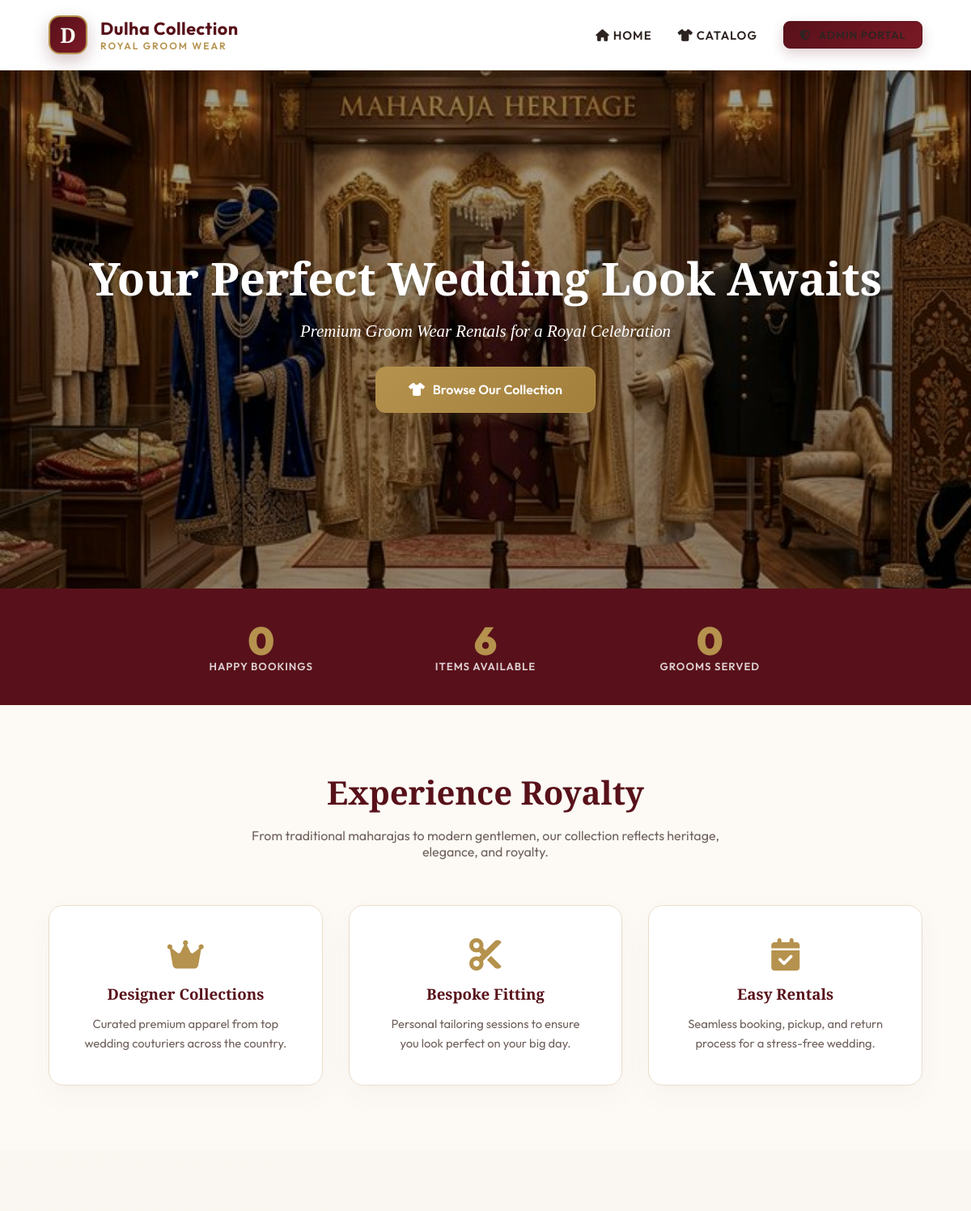
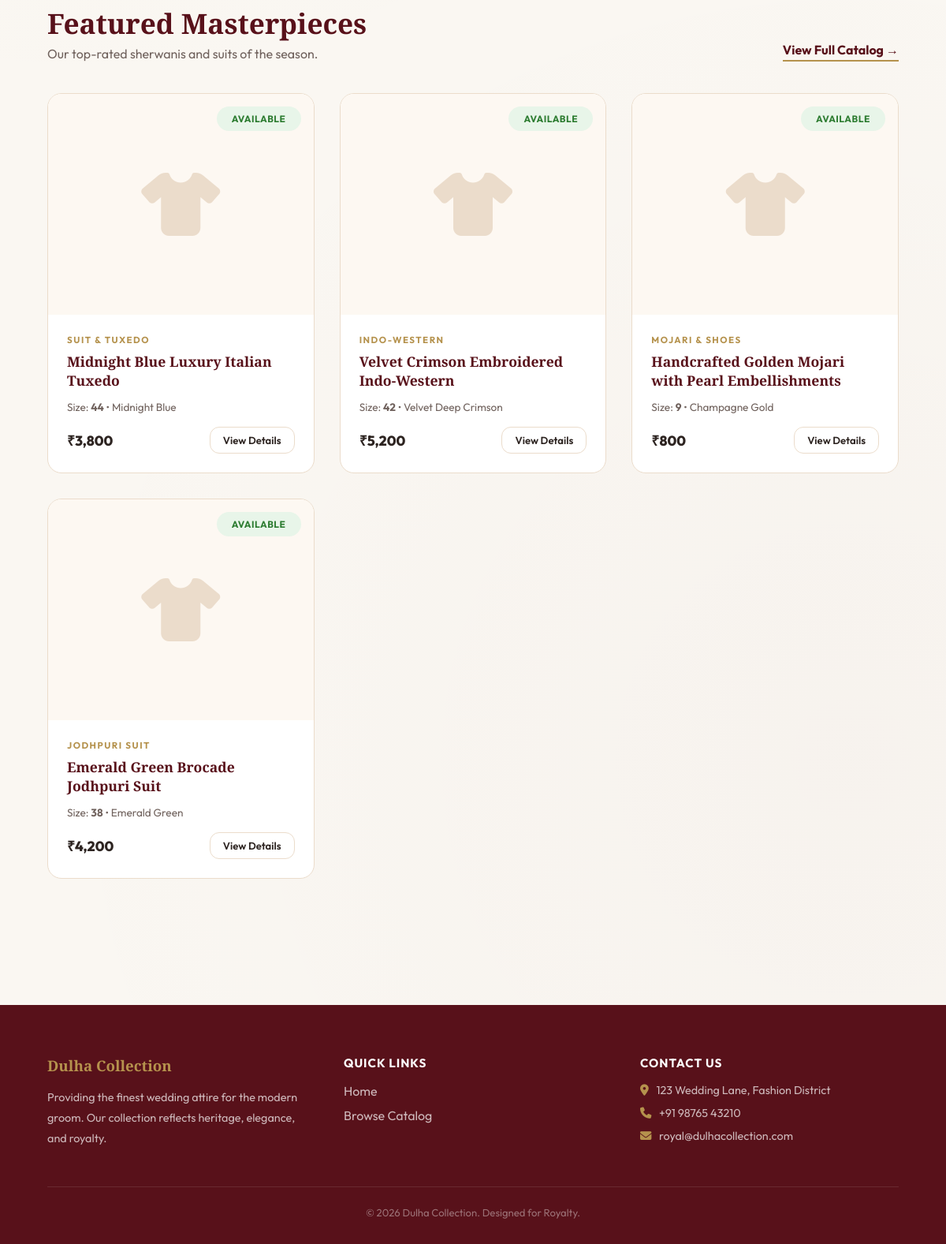
The page / on the database its author committed (2 pictures, top to bottom).
### tables this page shows
CREATE TABLE IF NOT EXISTS products (
    id INT AUTO_INCREMENT PRIMARY KEY,
    name VARCHAR(255) NOT NULL,
    category ENUM('Sherwani', 'Indo-Western', 'Suit & Tuxedo', 'Jodhpuri Suit', 'Kurta Pajama', 'Safa & Turban', 'Mojari & Shoes', 'Accessories') NOT NULL,
    size VARCHAR(20) NOT NULL,
    color VARCHAR(100) NOT NULL,
    rental_price DECIMAL(10,2) NOT NULL,
    security_deposit DECIMAL(10,2) NOT NULL,
    status ENUM('Available', 'Rented', 'Maintenance') DEFAULT 'Available',
    created_at TIMESTAMP DEFAULT CURRENT_TIMESTAMP
);

### includes/db.php (called while the page is built, shortened)
<?php
$script_name = $_SERVER['SCRIPT_NAME'];
$pos = strpos($script_name, '/dulha_collection');
$base_url = ($pos !== false) ? substr($script_name, 0, $pos) . '/dulha_collection' : '/dulha_collection';
?>

### index.php (the view)
<?php
require_once 'includes/user_header.php';
$total_bookings  = $conn->query("SELECT COUNT(*) as c FROM rentals WHERE status != 'Cancelled'")->fetch_assoc()['c'];
$avail_products  = $conn->query("SELECT COUNT(*) as c FROM products WHERE status = 'Available'")->fetch_assoc()['c'];
$total_customers = $conn->query("SELECT COUNT(*) as c FROM customers")->fetch_assoc()['c'];
?>
<section class="hero-section">
    <div class="hero-content">
        <h1 class="brand-heading">Your Perfect Wedding Look Awaits</h1>
        <p>Premium Groom Wear Rentals for a Royal Celebration</p>
        <a href="catalog.php" class="btn btn-gold" style="padding: 1.1rem 2.5rem; font-size: 1rem; color: white;">
            <i class="fa-solid fa-shirt"></i> Browse Our Collection
        </a>
    </div>
</section>
<section style="background: var(--accent-color); padding: 2.5rem 5%;">
    <div style="display: grid; grid-template-columns: repeat(3, 1fr); gap: 2rem; text-align: center; max-width: 800px; margin: 0 auto;">
        <div>
            <p style="font-size: 3rem; font-weight: 900; color: var(--gold-color); line-height: 1;"><?php echo $total_bookings; ?></p>
            <p style="color: rgba(255,255,255,0.8); font-weight: 600; text-transform: uppercase; letter-spacing: 1px; font-size: 0.82rem;">Happy Bookings</p>
        </div>
        <div>
            <p style="font-size: 3rem; font-weight: 900; color: var(--gold-color); line-height: 1;"><?php echo $avail_products; ?></p>
            <p style="color: rgba(255,255,255,0.8); font-weight: 600; text-transform: uppercase; letter-spacing: 1px; font-size: 0.82rem;">Items Available</p>
        </div>
        <div>
            <p style="font-size: 3rem; font-weight: 900; color: var(--gold-color); line-height: 1;"><?php echo $total_customers; ?></p>
            <p style="color: rgba(255,255,255,0.8); font-weight: 600; text-transform: uppercase; letter-spacing: 1px; font-size: 0.82rem;">Grooms Served</p>
        </div>
    </div>
</section>
<section style="padding: 5rem 5%; text-align: center; background: #fdfaf5;">
    <h2 class="brand-heading" style="font-size: 2.5rem; color: var(--accent-color); margin-bottom: 1rem;">Experience Royalty</h2>
    <p style="color: var(--text-secondary); font-size: 1rem; max-width: 600px; margin: 0 auto 3.5rem;">
        From traditional maharajas to modern gentlemen, our collection reflects heritage, elegance, and royalty.
    </p>
    <div style="display: grid; grid-template-columns: repeat(auto-fit, minmax(260px, 1fr)); gap: 2rem;">
        <div class="glass-panel" style="padding: 2.5rem; text-align: center;">
            <i class="fa-solid fa-crown" style="font-size: 2.5rem; color: var(--gold-color); margin-bottom: 1rem;"></i>
            <h3 style="margin-bottom: 0.8rem; color: var(--accent-color);">Designer Collections</h3>
            <p style="color: var(--text-secondary); font-size: 0.92rem; line-height: 1.6;">Curated premium apparel from top wedding couturiers across the country.</p>
        </div>
        <div class="glass-panel" style="padding: 2.5rem; text-align: center;">
            <i class="fa-solid fa-scissors" style="font-size: 2.5rem; color: var(--gold-color); margin-bottom: 1rem;"></i>
            <h3 style="margin-bottom: 0.8rem; color: var(--accent-color);">Bespoke Fitting</h3>
            <p style="color: var(--text-secondary); font-size: 0.92rem; line-height: 1.6;">Personal tailoring sessions to ensure you look perfect on your big day.</p>
        </div>
        <div class="glass-panel" style="padding: 2.5rem; text-align: center;">
            <i class="fa-solid fa-calendar-check" style="font-size: 2.5rem; color: var(--gold-color); margin-bottom: 1rem;"></i>
            <h3 style="margin-bottom: 0.8rem; color: var(--accent-color);">Easy Rentals</h3>
            <p style="color: var(--text-secondary); font-size: 0.92rem; line-height: 1.6;">Seamless booking, pickup, and return process for a stress-free wedding.</p>
        </div>
    </div>
</section>
<section style="padding: 5rem 5%;">
    <div style="display: flex; justify-content: space-between; align-items: flex-end; margin-bottom: 2.5rem; flex-wrap: wrap; gap: 1rem;">
        <div>
            <h2 class="brand-heading" style="font-size: 2.2rem; color: var(--accent-color); margin-bottom: 0.3rem;">Featured Masterpieces</h2>
            <p style="color: var(--text-secondary);">Our top-rated sherwanis and suits of the season.</p>
        </div>
        <a href="catalog.php" style="color: var(--accent-color); font-weight: 700; text-decoration: none; border-bottom: 2px solid var(--gold-color); padding-bottom: 3px;">View Full Catalog →</a>
    </div>
    <div class="product-grid">
        <?php
        $featured = $conn->query("SELECT * FROM products WHERE status = 'Available' ORDER BY RAND() LIMIT 4");
        if ($featured && $featured->num_rows > 0) {
            while($item = $featured->fetch_assoc()) { ?>
            <div class="product-card">
                <div class="product-img">
                    <i class="fa-solid fa-shirt"></i>
                    <span class="status-badge status-available" style="position:absolute;top:1rem;right:1rem;font-size:0.75rem;">Available</span>
                </div>
                <div class="product-info">
                    <span class="category-tag"><?php echo $item['category']; ?></span>
                    <h3 class="product-name"><?php echo htmlspecialchars($item['name']); ?></h3>
                    <div style="font-size:0.85rem;color:var(--text-secondary);margin-bottom:1rem;">
                        Size: <strong><?php echo $item['size']; ?></strong> &bull; <?php echo htmlspecialchars($item['color']); ?>
                    </div>
                    <div style="display:flex;justify-content:space-between;align-items:center;">
                        <span class="product-price">₹<?php echo number_format($item['rental_price'], 0); ?></span>
                        <a href="product-view.php?id=<?php echo $item['id']; ?>" class="btn btn-outline" style="padding:0.5rem 1rem;font-size:0.82rem;">View Details</a>
                    </div>
                </div>
            </div>
            <?php }
        } ?>
    </div>
</section>
<?php require_once 'includes/user_footer.php'; ?>

### includes/user_header.php (shortened to what this page needs)
<?php
require_once __DIR__ . '/db.php';
?>
<!DOCTYPE html>
<html lang="en">
<head>
    <link rel="stylesheet" href="https://cdnjs.cloudflare.com/ajax/libs/font-awesome/6.4.0/css/all.min.css">
    <link rel="stylesheet" href="<?php echo $base_url; ?>/assets/css/style.css">
</head>
<body>
    <header class="user-nav">
        <div class="logo-container" style="margin-bottom:0; border-bottom:none; padding-bottom:0;">
            <div class="logo-icon">D</div>
            <div class="logo-text">
                <span class="main-title">Dulha Collection</span>
                <span class="sub-title">Royal Groom Wear</span>
            </div>
        </div>
        <nav>
            <ul class="nav-links">
                <li><a href="<?php echo $base_url; ?>/index.php"><i class="fa-solid fa-house"></i> Home</a></li>
                <li><a href="<?php echo $base_url; ?>/catalog.php"><i class="fa-solid fa-shirt"></i> Catalog</a></li>
                <li><a href="<?php echo $base_url; ?>/admin/index.php" class="btn btn-primary" style="padding: 0.5rem 1.2rem; font-size: 0.82rem; border-radius: 8px;">
                    <i class="fa-solid fa-shield-halved"></i> Admin Portal
                </a></li>
            </ul>
        </nav>
    </header>

### includes/user_footer.php (shortened to what this page needs)
    <footer style="background:var(--accent-color);color:#fff;padding:4rem 5% 2rem;margin-top:5rem;">
        <div style="display:grid;grid-template-columns:repeat(auto-fit,minmax(220px,1fr));gap:3rem;margin-bottom:3rem;">
            <div>
                <h3 style="color:var(--gold-color);margin-bottom:1rem;font-family:'Playfair Display',serif;">Dulha Collection</h3>
                <p style="color:rgba(255,255,255,0.7);line-height:1.8;font-size:0.9rem;">
                    Providing the finest wedding attire for the modern groom. Our collection reflects heritage, elegance, and royalty.
                </p>
            </div>
            <div>
                <h4 style="margin-bottom:1rem;font-size:0.95rem;letter-spacing:1px;">QUICK LINKS</h4>
                <ul style="list-style:none;display:flex;flex-direction:column;gap:0.7rem;">
                    <li><a href="index.php" style="color:rgba(255,255,255,0.7);text-decoration:none;">Home</a></li>
                    <li><a href="catalog.php" style="color:rgba(255,255,255,0.7);text-decoration:none;">Browse Catalog</a></li>
                </ul>
            </div>
            <div>
                <h4 style="margin-bottom:1rem;font-size:0.95rem;letter-spacing:1px;">CONTACT US</h4>
                <p style="color:rgba(255,255,255,0.7);margin-bottom:0.7rem;font-size:0.9rem;"><i class="fa-solid fa-location-dot" style="margin-right:0.6rem;color:var(--gold-color);"></i>123 Wedding Lane, Fashion District</p>
                <p style="color:rgba(255,255,255,0.7);margin-bottom:0.7rem;font-size:0.9rem;"><i class="fa-solid fa-phone" style="margin-right:0.6rem;color:var(--gold-color);"></i>+91 98765 43210</p>
                <p style="color:rgba(255,255,255,0.7);font-size:0.9rem;"><i class="fa-solid fa-envelope" style="margin-right:0.6rem;color:var(--gold-color);"></i>royal@dulhacollection.com</p>
            </div>
        </div>
        <div style="border-top:1px solid rgba(255,255,255,0.1);padding-top:1.5rem;text-align:center;font-size:0.82rem;color:rgba(255,255,255,0.4);">
            &copy; <?php echo date('Y'); ?> Dulha Collection. Designed for Royalty.
        </div>
    </footer>
</body>
</html>

### assets/css/style.css (style rules this page uses)
:root { --bg-color: #faf7f2; --card-bg: #ffffff; --border-color: #ebdccb; --text-primary: #2d2421; --text-secondary: #70625d; --accent-color: #58111a; --accent-hover: #7b1926; --accent-glow: rgba(88, 17, 26, 0.15); --gold-color: #b5924d; --gold-hover: #cbae6f; --danger: #d32f2f; --danger-bg: #ffebee; --success: #2e7d32; --success-bg: #e8f5e9; --warning: #ef6c00; --box-shadow: 0px 12px 35px rgba(88, 17, 26, 0.04); --border-radius: 18px; }
* { margin: 0; padding: 0; box-sizing: border-box; font-family: 'Outfit', sans-serif; }
body { background-color: var(--bg-color); color: var(--text-primary); overflow-x: hidden; background-image: radial-gradient(circle at 10% 20%, rgba(212, 175, 55, 0.02) 0%, transparent 40%), radial-gradient(circle at 90% 80%, rgba(88, 17, 26, 0.02) 0%, transparent 40%); }
h1, h2, h3, .brand-heading { font-family: 'Playfair Display', serif; }
.glass-panel { background: var(--card-bg); border: 1px solid var(--border-color); border-radius: var(--border-radius); box-shadow: var(--box-shadow); animation: fadeIn 0.6s cubic-bezier(0.16, 1, 0.3, 1) forwards; }
.logo-container { display: flex; align-items: center; gap: 1rem; margin-bottom: 3.5rem; padding-bottom: 2rem; border-bottom: 1px solid #f2e9dc; }
.logo-icon { width: 48px; height: 48px; background: linear-gradient(135deg, var(--accent-color), #7b1926); border: 2px solid var(--gold-color); border-radius: 14px; display: flex; align-items: center; justify-content: center; font-family: 'Playfair Display', serif; font-weight: 700; font-size: 1.6rem; color: var(--bg-color); box-shadow: 0 8px 20px rgba(88, 17, 26, 0.25); }
.logo-text { display: flex; flex-direction: column; }
.logo-text .main-title { font-size: 1.35rem; font-weight: 700; color: var(--accent-color); letter-spacing: 0.5px; line-height: 1.2; }
.logo-text .sub-title { font-size: 0.75rem; font-weight: 600; color: var(--gold-color); text-transform: uppercase; letter-spacing: 2px; }
.btn { padding: 0.85rem 1.7rem; border: none; border-radius: 12px; font-size: 0.98rem; font-weight: 600; cursor: pointer; transition: all 0.3s cubic-bezier(0.25, 0.8, 0.25, 1); display: inline-flex; align-items: center; justify-content: center; gap: 0.6rem; text-decoration: none; }
.btn-primary { background: linear-gradient(135deg, var(--accent-color) 0%, #7b1926 100%); color: #fff; border: 1px solid var(--accent-color); box-shadow: 0 6px 16px rgba(88, 17, 26, 0.2); }
.btn-gold { background: linear-gradient(135deg, var(--gold-color) 0%, #a27f3b 100%); color: #fff; border: 1px solid var(--gold-color); box-shadow: 0 6px 16px rgba(181, 146, 77, 0.2); }
.btn-outline { background: #ffffff; border: 1px solid var(--border-color); color: var(--text-primary); }
.status-badge { padding: 0.5rem 1.2rem; border-radius: 30px; font-size: 0.82rem; font-weight: 700; display: inline-block; text-transform: uppercase; letter-spacing: 0.5px; }
.status-available { background: var(--success-bg); color: var(--success); }

### rows shown on the page
products: category "SUIT & TUXEDO", name "Midnight Blue Luxury Italian Tuxedo", size "44", color "Midnight Blue", rental_price "3,800"
products: category "INDO-WESTERN", name "Velvet Crimson Embroidered Indo-Western", size "42", color "Velvet Deep Crimson", rental_price "5,200"
products: category "MOJARI & SHOES", name "Handcrafted Golden Mojari with Pearl Embellishments", size "9", color "Champagne Gold", rental_price "800"
products: category "JODHPURI SUIT", name "Emerald Green Brocade Jodhpuri Suit", size "38", color "Emerald Green", rental_price "4,200"

### other values the page prints
$total_bookings "0"
$avail_products "6"
$total_customers "0"
